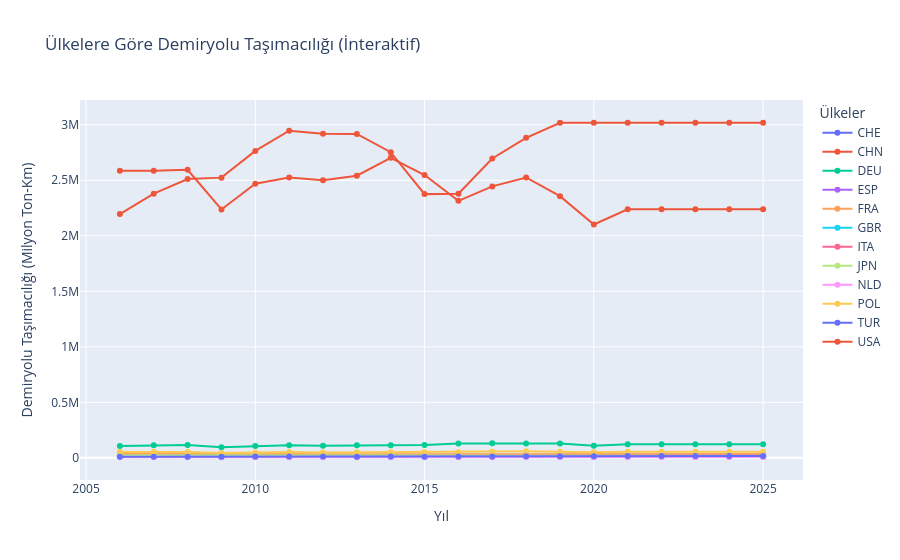

Here is the notebook cell this chart was saved with:
### Markdown cell above
Yukarıdaki grafik interaktif değil plotly indirip onunla yapmak daha güzel olur

### Code cell
# İnteraktif çizgi grafiği oluşturma
fig = px.line(
    data,
    x=data.columns[1],  # Time (Yıl)
    y=data.columns[2],  # Railways (Demiryolu Taşımacılığı)
    color=data.columns[0],  # Country Name (Ülke)
    markers=True,  # Çizgilerin üzerine nokta ekler
    title="Ülkelere Göre Demiryolu Taşımacılığı (İnteraktif)",
    labels={
        data.columns[1]: "Yıl",
        data.columns[2]: "Demiryolu Taşımacılığı (Milyon Ton-Km)",
        data.columns[0]: "Ülke",
    },
)

# Grafiğin düzenini iyileştirme
fig.update_layout(
    hovermode="closest",  # Farenin olduğu yıldaki TÜM ülkelerin değerlerini aynı anda gösterir
    legend_title_text="Ülkeler",
)

# Grafiği tarayıcıda veya Jupyter/VS Code içinde açar
fig.show()

### Figure 1 — Plotly figure (JSON) as saved in the notebook; plotly's stock layout.template omitted (floating-point values rounded to 4 significant figures)
{"data": [{"hovertemplate": "Ülke=CHE<br>Yıl=%{x}<br>Demiryolu Taşımacılığı (Milyon Ton-Km)=%{y}<extra></extra>", "legendgroup": "CHE", "line": {"color": "#636efa", "dash": "solid"}, "marker": {"symbol": "circle"}, "mode": "lines+markers", "name": "CHE", "orientation": "v", "showlegend": true, "type": "scatter", "x": [2006, 2007, 2008, 2009, 2010, 2011, 2012, 2013, 2014, 2015, 2016, 2017, 2018, 2019, 2020, 2021, 2022, 2023, 2024, 2025], "xaxis": "x", "y": [12470.0, 11950.0, 12260.0, 10560.0, 11070.0, 11530.0, 11060.0, 11810.0, 12310.0, 12430.0, 12450.0, 11650.0, 11780.0, 11670.0, 11060.0, 12020.0, 12020.0, 12020.0, 12020.0, 12020.0], "yaxis": "y"}, {"hovertemplate": "Ülke=CHN<br>Yıl=%{x}<br>Demiryolu Taşımacılığı (Milyon Ton-Km)=%{y}<extra></extra>", "legendgroup": "CHN", "line": {"color": "#EF553B", "dash": "solid"}, "marker": {"symbol": "circle"}, "mode": "lines+markers", "name": "CHN", "orientation": "v", "showlegend": true, "type": "scatter", "x": [2006, 2007, 2008, 2009, 2010, 2011, 2012, 2013, 2014, 2015, 2016, 2017, 2018, 2019, 2020, 2021, 2022, 2023, 2024, 2025], "xaxis": "x", "y": [2195000.0, 2380000.0, 2511000.0, 2524000.0, 2764000.0, 2947000.0, 2919000.0, 2917000.0, 2753000.0, 2375000.0, 2379000.0, 2696000.0, 2882000.0, 3018000.0, 3018000.0, 3018000.0, 3018000.0, 3018000.0, 3018000.0, 3018000.0], "yaxis": "y"}, {"hovertemplate": "Ülke=DEU<br>Yıl=%{x}<br>Demiryolu Taşımacılığı (Milyon Ton-Km)=%{y}<extra></extra>", "legendgroup": "DEU", "line": {"color": "#00cc96", "dash": "solid"}, "marker": {"symbol": "circle"}, "mode": "lines+markers", "name": "DEU", "orientation": "v", "showlegend": true, "type": "scatter", "x": [2006, 2007, 2008, 2009, 2010, 2011, 2012, 2013, 2014, 2015, 2016, 2017, 2018, 2019, 2020, 2021, 2022, 2023, 2024, 2025], "xaxis": "x", "y": [107000.0, 114600.0, 115700.0, 95830.0, 107300.0, 113300.0, 110100.0, 112600.0, 112600.0, 116600.0, 128900.0, 131200.0, 130000.0, 129200.0, 108400.0, 123100.0, 123100.0, 123100.0, 123100.0, 123100.0], "yaxis": "y"}, {"hovertemplate": "Ülke=ESP<br>Yıl=%{x}<br>Demiryolu Taşımacılığı (Milyon Ton-Km)=%{y}<extra></extra>", "legendgroup": "ESP", "line": {"color": "#ab63fa", "dash": "solid"}, "marker": {"symbol": "circle"}, "mode": "lines+markers", "name": "ESP", "orientation": "v", "showlegend": true, "type": "scatter", "x": [2006, 2007, 2008, 2009, 2010, 2011, 2012, 2013, 2014, 2015, 2016, 2017, 2018, 2019, 2020, 2021, 2022, 2023, 2024, 2025], "xaxis": "x", "y": [11600.0, 11210.0, 10660.0, 7714.0, 8577.0, 9593.0, 9390.0, 9366.0, 10300.0, 10810.0, 10640.0, 10510.0, 10790.0, 10460.0, 8970.0, 10300.0, 10300.0, 10300.0, 10300.0, 10300.0], "yaxis": "y"}, {"hovertemplate": "Ülke=FRA<br>Yıl=%{x}<br>Demiryolu Taşımacılığı (Milyon Ton-Km)=%{y}<extra></extra>", "legendgroup": "FRA", "line": {"color": "#FFA15A", "dash": "solid"}, "marker": {"symbol": "circle"}, "mode": "lines+markers", "name": "FRA", "orientation": "v", "showlegend": true, "type": "scatter", "x": [2006, 2007, 2008, 2009, 2010, 2011, 2012, 2013, 2014, 2015, 2016, 2017, 2018, 2019, 2020, 2021, 2022, 2023, 2024, 2025], "xaxis": "x", "y": [41180.0, 42610.0, 40440.0, 32130.0, 29960.0, 34200.0, 32540.0, 32230.0, 32600.0, 36330.0, 34700.0, 35460.0, 33840.0, 33890.0, 31280.0, 35750.0, 35750.0, 35750.0, 35750.0, 35750.0], "yaxis": "y"}, {"hovertemplate": "Ülke=GBR<br>Yıl=%{x}<br>Demiryolu Taşımacılığı (Milyon Ton-Km)=%{y}<extra></extra>", "legendgroup": "GBR", "line": {"color": "#19d3f3", "dash": "solid"}, "marker": {"symbol": "circle"}, "mode": "lines+markers", "name": "GBR", "orientation": "v", "showlegend": true, "type": "scatter", "x": [2006, 2007, 2008, 2009, 2010, 2011, 2012, 2013, 2014, 2015, 2016, 2017, 2018, 2019, 2020, 2021, 2022, 2023, 2024, 2025], "xaxis": "x", "y": [21920.0, 21270.0, 21080.0, 19170.0, 18580.0, 20970.0, 21470.0, 22400.0, 22140.0, 19340.0, 17050.0, 17170.0, 17210.0, 16880.0, 15210.0, 15210.0, 15210.0, 15210.0, 15210.0, 15210.0], "yaxis": "y"}, {"hovertemplate": "Ülke=ITA<br>Yıl=%{x}<br>Demiryolu Taşımacılığı (Milyon Ton-Km)=%{y}<extra></extra>", "legendgroup": "ITA", "line": {"color": "#FF6692", "dash": "solid"}, "marker": {"symbol": "circle"}, "mode": "lines+markers", "name": "ITA", "orientation": "v", "showlegend": true, "type": "scatter", "x": [2006, 2007, 2008, 2009, 2010, 2011, 2012, 2013, 2014, 2015, 2016, 2017, 2018, 2019, 2020, 2021, 2022, 2023, 2024, 2025], "xaxis": "x", "y": [22910.0, 23290.0, 21980.0, 17790.0, 18620.0, 19790.0, 20240.0, 19040.0, 20160.0, 20780.0, 22710.0, 22340.0, 22070.0, 21310.0, 20750.0, 24260.0, 24260.0, 24260.0, 24260.0, 24260.0], "yaxis": "y"}, {"hovertemplate": "Ülke=JPN<br>Yıl=%{x}<br>Demiryolu Taşımacılığı (Milyon Ton-Km)=%{y}<extra></extra>", "legendgroup": "JPN", "line": {"color": "#B6E880", "dash": "solid"}, "marker": {"symbol": "circle"}, "mode": "lines+markers", "name": "JPN", "orientation": "v", "showlegend": true, "type": "scatter", "x": [2006, 2007, 2008, 2009, 2010, 2011, 2012, 2013, 2014, 2015, 2016, 2017, 2018, 2019, 2020, 2021, 2022, 2023, 2024, 2025], "xaxis": "x", "y": [23190.0, 23330.0, 22260.0, 20560.0, 20400.0, 20000.0, 20470.0, 21070.0, 21030.0, 21520.0, 21260.0, 21660.0, 19370.0, 19990.0, 18340.0, 18340.0, 18340.0, 18340.0, 18340.0, 18340.0], "yaxis": "y"}, {"hovertemplate": "Ülke=NLD<br>Yıl=%{x}<br>Demiryolu Taşımacılığı (Milyon Ton-Km)=%{y}<extra></extra>", "legendgroup": "NLD", "line": {"color": "#FF97FF", "dash": "solid"}, "marker": {"symbol": "circle"}, "mode": "lines+markers", "name": "NLD", "orientation": "v", "showlegend": true, "type": "scatter", "x": [2006, 2007, 2008, 2009, 2010, 2011, 2012, 2013, 2014, 2015, 2016, 2017, 2018, 2019, 2020, 2021, 2022, 2023, 2024, 2025], "xaxis": "x", "y": [6289.0, 7216.0, 6984.0, 5578.0, 5925.0, 6378.0, 6142.0, 6078.0, 6169.0, 6545.0, 6641.0, 6467.0, 7026.0, 7080.0, 6665.0, 7188.0, 7188.0, 7188.0, 7188.0, 7188.0], "yaxis": "y"}, {"hovertemplate": "Ülke=POL<br>Yıl=%{x}<br>Demiryolu Taşımacılığı (Milyon Ton-Km)=%{y}<extra></extra>", "legendgroup": "POL", "line": {"color": "#FECB52", "dash": "solid"}, "marker": {"symbol": "circle"}, "mode": "lines+markers", "name": "POL", "orientation": "v", "showlegend": true, "type": "scatter", "x": [2006, 2007, 2008, 2009, 2010, 2011, 2012, 2013, 2014, 2015, 2016, 2017, 2018, 2019, 2020, 2021, 2022, 2023, 2024, 2025], "xaxis": "x", "y": [53430.0, 54250.0, 52040.0, 43550.0, 48800.0, 53750.0, 48900.0, 50880.0, 50070.0, 50600.0, 50650.0, 54800.0, 59390.0, 54580.0, 51100.0, 54390.0, 54390.0, 54390.0, 54390.0, 54390.0], "yaxis": "y"}, {"hovertemplate": "Ülke=TUR<br>Yıl=%{x}<br>Demiryolu Taşımacılığı (Milyon Ton-Km)=%{y}<extra></extra>", "legendgroup": "TUR", "line": {"color": "#636efa", "dash": "solid"}, "marker": {"symbol": "circle"}, "mode": "lines+markers", "name": "TUR", "orientation": "v", "showlegend": true, "type": "scatter", "x": [2006, 2007, 2008, 2009, 2010, 2011, 2012, 2013, 2014, 2015, 2016, 2017, 2018, 2019, 2020, 2021, 2022, 2023, 2024, 2025], "xaxis": "x", "y": [9676.0, 9921.0, 10740.0, 10330.0, 11460.0, 11680.0, 11670.0, 11180.0, 11990.0, 10470.0, 11660.0, 12870.0, 14480.0, 14710.0, 15430.0, 15900.0, 15900.0, 15900.0, 15900.0, 15900.0], "yaxis": "y"}, {"hovertemplate": "Ülke=USA<br>Yıl=%{x}<br>Demiryolu Taşımacılığı (Milyon Ton-Km)=%{y}<extra></extra>", "legendgroup": "USA", "line": {"color": "#EF553B", "dash": "solid"}, "marker": {"symbol": "circle"}, "mode": "lines+markers", "name": "USA", "orientation": "v", "showlegend": true, "type": "scatter", "x": [2006, 2007, 2008, 2009, 2010, 2011, 2012, 2013, 2014, 2015, 2016, 2017, 2018, 2019, 2020, 2021, 2022, 2023, 2024, 2025], "xaxis": "x", "y": [2587000.0, 2585000.0, 2595000.0, 2237000.0, 2469000.0, 2525000.0, 2500000.0, 2541000.0, 2703000.0, 2547000.0, 2315000.0, 2445000.0, 2525000.0, 2357000.0, 2102000.0, 2239000.0, 2239000.0, 2239000.0, 2239000.0, 2239000.0], "yaxis": "y"}], "layout": {"hovermode": "closest", "legend": {"title": {"text": "Ülkeler"}, "tracegroupgap": 0}, "title": {"text": "Ülkelere Göre Demiryolu Taşımacılığı (İnteraktif)"}, "xaxis": {"anchor": "y", "domain": [0, 1], "title": {"text": "Yıl"}}, "yaxis": {"anchor": "x", "domain": [0, 1], "title": {"text": "Demiryolu Taşımacılığı (Milyon Ton-Km)"}}}}
